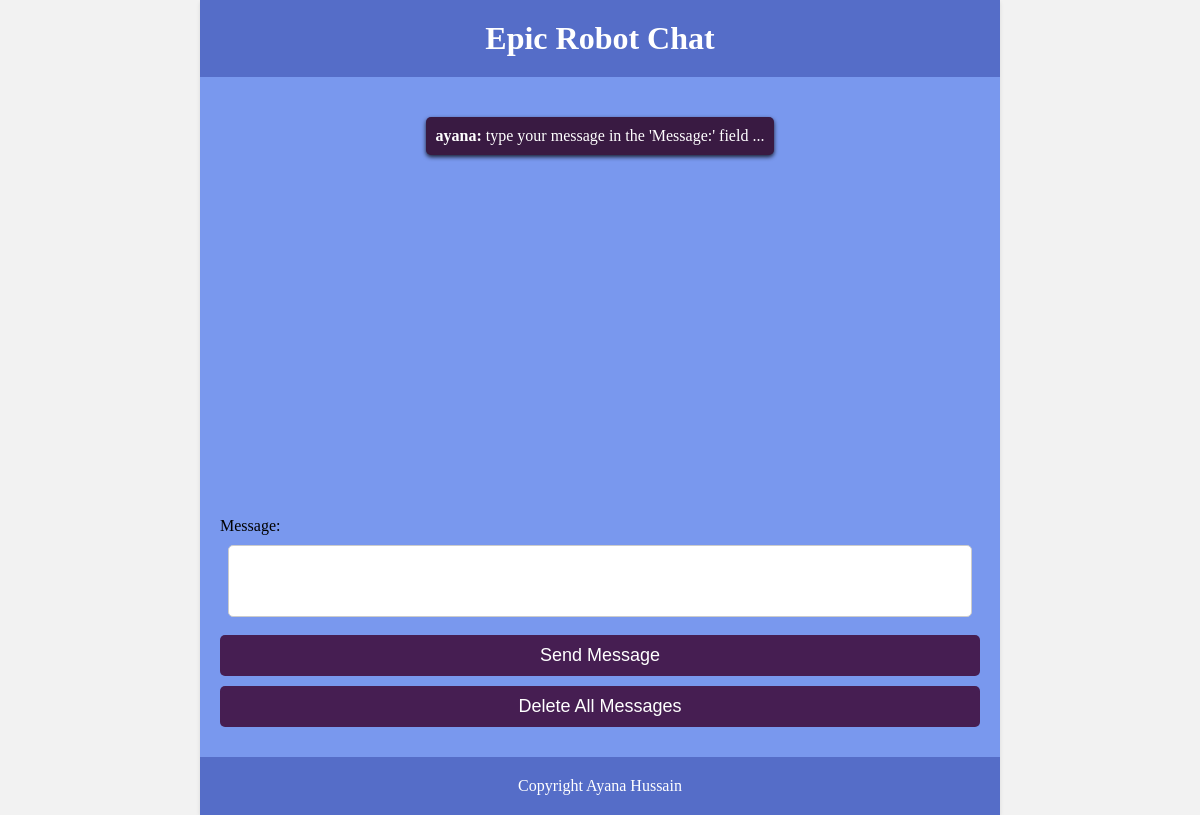
Before: / with the older database file.
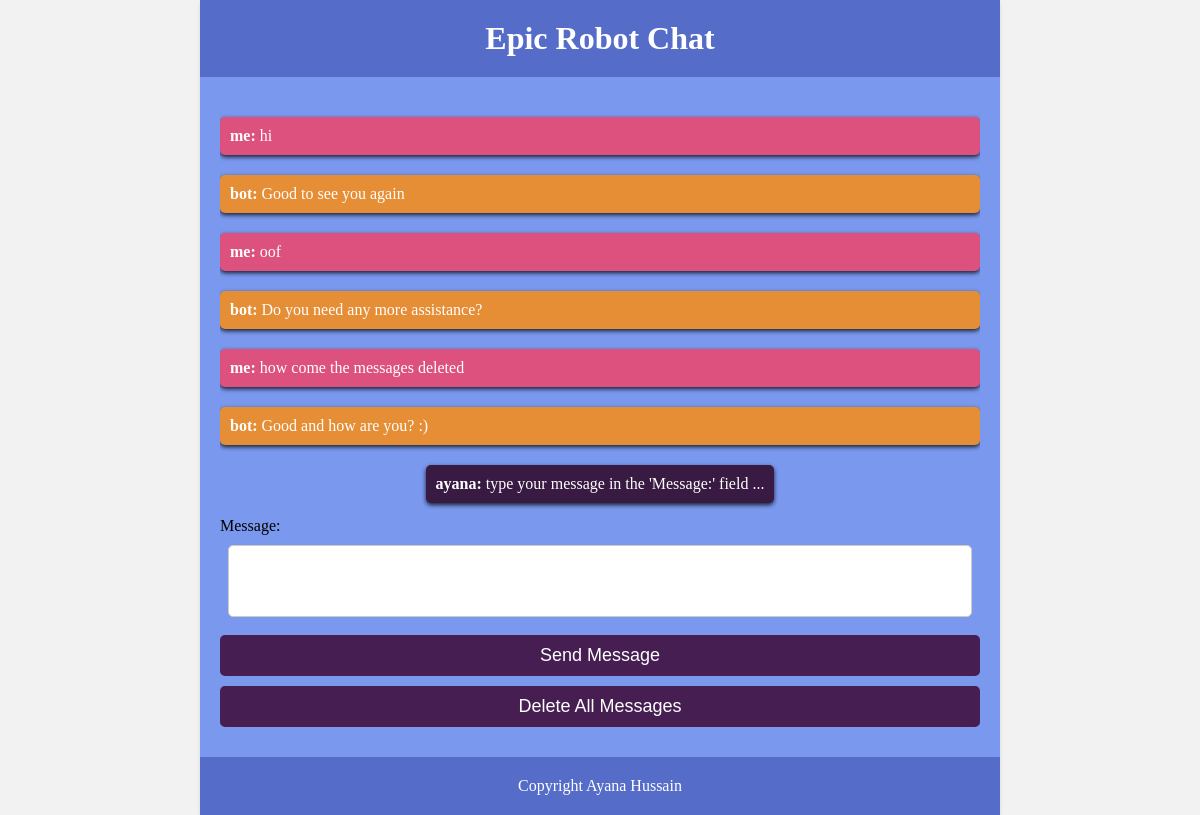
After: the same page with the newer database file.
### app.py (models this page shows)
class Message(db.Model):
    __tablename__ = 'messages'  # specify the table name
    id = db.Column(db.Integer, primary_key=True)
    sender = db.Column(db.String(80))
    message = db.Column(db.String(120))

### app.py (the view)
@app.route('/')
def index():
    messages = Message.query.all()
    return render_template('index.html', messages=messages)

### templates/index.html (shortened to what this page needs)
<!doctype html>
<html>
  <head>
    <link rel="stylesheet" href="{{ url_for('static', filename='style.css') }}">
  </head>
  <body>
    <div class="container">
      <header>
        <h1>Epic Robot Chat</h1>
      </header>
      <main>
        <div class="messages">
          {% for message in messages %}
            <div class="message {{ 'sender-bot' if message.sender == 'bot' else 'sender-me' }}">
              <strong>{{ message.sender }}:</strong> {{ message.message }}
            </div>
          {% endfor %}
          <div class="message {{ 'sender-creator' }}" class="delete">
            <strong>ayana: </strong>type your message in the 'Message:' field ...
          </div>
        </div>
        <form class="chat-form" action="/send_message" method="POST">
          <label for="message">Message:</label>
          <input type="text" id="message" name="message" required>
          <br>
          <input type="submit" value="Send Message">
        </form>
        <form id="delete" class="chat-form" action="/delete_messages" method="POST">
          <input type="submit" value="Delete All Messages">
        </form>
      </main>
      <footer>
        <p>Copyright Ayana Hussain</p>
      </footer>
    </div>
  </body>
</html>

### static/style.css (style rules this page uses)
body { background-color: #f2f2f2; margin: 0; padding: 0; }
.container { max-width: 800px; margin: 0 auto; background-color: #7998EE; box-shadow: 0 2px 4px rgba(0,0,0,0.1); }
header { background-color: #556DC8; color: rgb(255, 255, 255); padding: 20px; }
header h1 { margin: 0; text-align: center; }
main { padding: 20px; }
.chat-form { display: flex; flex-direction: column; width: 100%; }
.chat-form label, .chat-form input[type="submit"] { margin-bottom: 10px; }
.chat-form input[type="text"] { width: 95%; height: 50px; margin: 0 auto; font-size: 18px; padding: 10px; border: 1px solid #ccc; border-radius: 5px; }
.chat-form input[type="submit"] { width: 100%; font-size: 18px; padding: 10px; border: none; border-radius: 5px; background-color: #461E52; color: white; cursor: pointer; }
.messages { display: flex; flex-direction: column; width: 100%; height: 50vh; overflow-y: auto; padding: 10px 0; }
.message { margin: 10px 0; padding: 10px; border-radius: 5px; box-shadow: 0 2px 4px rgba(0,0,0,0.8); }
.message.sender-me { background-color: #DD517F; color: #ffffff; }
.message.sender-bot { background-color: #E68E36; color: #ffffff; }
footer { background-color: #556DC8; color: #fff; padding: 20px; text-align: center; }
footer p { margin: 0; }
.message.sender-creator { border-radius: 5px; box-shadow: 0 2px 4px rgba(0,0,0,0.8); align-self: center; background-color: #391a42; color: white; }

Changed rows visible on the page:
added Message: sender "me", message "hi"
added Message: sender "bot", message "Good to see you again"
added Message: sender "me", message "oof"
added Message: sender "bot", message "Do you need any more assistance?"
added Message: sender "me", message "how come the messages deleted"
added Message: sender "bot", message "Good and how are you? :)"
